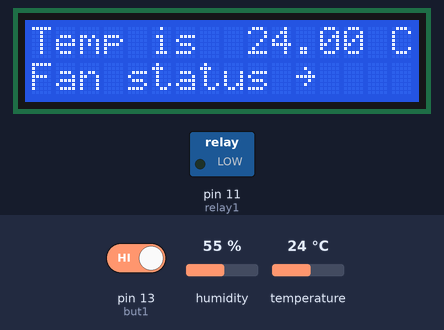
Bench run of a sketch on a simulated Arduino Uno, built with avr-gcc and run on an emulated ATmega328P. Shown: 16×2 character LCD, switched loads named in the sketch (green lamp = pin HIGH). The inputs (shaded band) are chosen by the test bench; at power-on: temperature 24 °C, pin 13 (but1) HIGH, humidity 55 %. What the sketch prints to the serial monitor is not drawn.

Above: at 1.2 s.
1.3 s: temperature set to 22 °C
At 6.4 s:
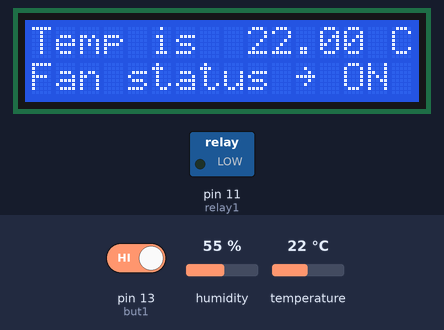
7.5 s: temperature set to 19 °C
At 16.7 s:
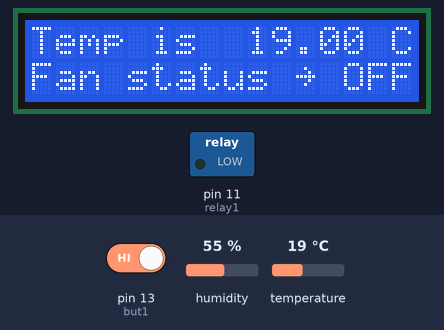
17.1 s: temperature set to 12 °C
At 21.2 s:
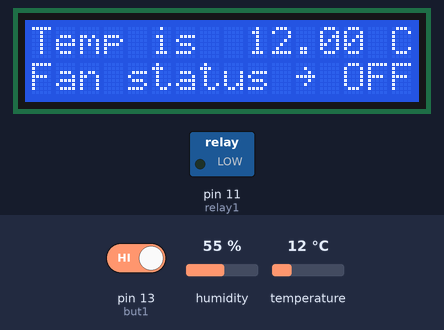
27.3 s: pin 13 (but1) driven LOW
38.2 s: temperature set to 28 °C
At 43.5 s:
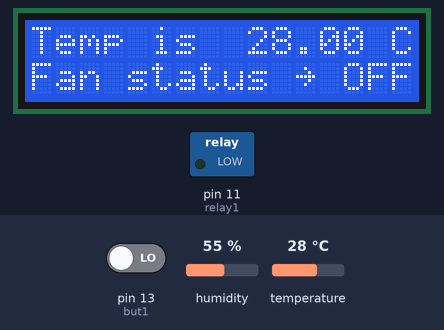
49.3 s: pin 13 (but1) driven HIGH
At 49.9 s:
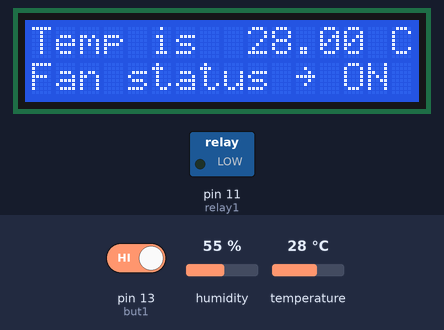
Timing chart, 0 to 52.3 s (numbered marks = the images above; inputs shaded):
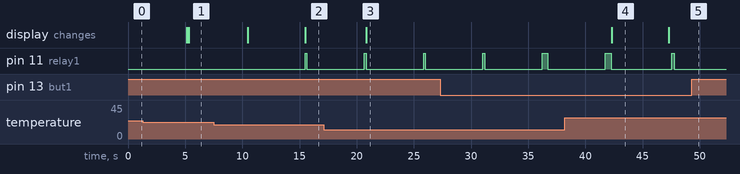

Measured:
- the behaviour switches between 21 and 20 °C on temperature (found by bisection; images 1 and 2)
- after the input at 1.3 s, the display: first differs from a run without the input after 4.0 s (image 1)
- after the input at 7.5 s, pin 11 (relay1): LOW → HIGH after 8.0 s, → LOW 0.15 s later; the display: first changes after 3.0 s (image 2 shows a later state)
- after the input at 17.1 s, the display: changes after 3.8 s (image 3)
- after the input at 38.2 s, the display: changes after 4.1 s (image 4)
- after the input at 49.3 s, pin 11 (relay1): stays LOW (without the input it goes to HIGH after 3.8 s)
- what the display in image 4 shows lasts 5.0 s, from 42.3 s to 47.3 s

The sketch:

fan_button.ino
```cpp
#include <dht.h>
#include <Wire.h>
#include <LiquidCrystal_I2C.h>

#define DHT11_PIN 7


LiquidCrystal_I2C lcd(0x27, 2,1,0,4,5,6,7,3,POSITIVE);
dht DHT;
int relay1 = 11;
int but1 = 13;
int butState = 0;
int relayS = 0;
int pushed = 0;


void setup(){

 pinMode(relay1, OUTPUT);
  Serial.begin(9600);
  lcd.begin(16,2);
  lcd.clear();
  lcd.print("Temp is        C");
  lcd.setCursor ( 0, 1 );
  lcd.print("Fan status ~");
  pinMode(but1,INPUT);
  pinMode(relay1,OUTPUT);

}


void loop(){
butState = digitalRead(but1);

  if(butState == LOW && relayS == LOW){
    pushed = 1-pushed;
    delay(100);

  }
  relayS = butState;
 if(pushed==LOW){
  Serial.println("on");
  digitalWrite(relay1,LOW);
  int chk = DHT.read11(DHT11_PIN);
  lcd.setCursor ( 9, 0 );
  lcd.print(DHT.temperature);
  lcd.setCursor ( 13, 1 );
  delay(5000);

  if(DHT.temperature > 20){
          digitalWrite(relay1, LOW);
          lcd.print("ON  ");}

 else{
      digitalWrite(relay1, HIGH);
      lcd.print("OFF");}

 }
  else{
    Serial.println("off");
    digitalWrite(relay1,HIGH);

  }

delay(150);
}
```
